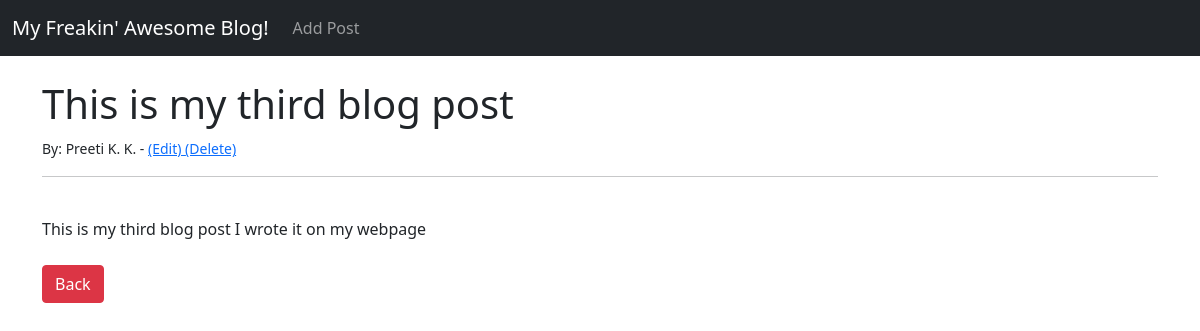
Screenshot of /article/4 with the database file from the repository.
### blog_web/models.py (models this page shows, shortened)
class Post(models.Model):
    title = models.CharField(max_length=255)
    title_tag = models.CharField(max_length=255)
    author = models.ForeignKey(User, on_delete=models.CASCADE)
    body = models.TextField()

### blog_web/views.py (the view)
# urls.py: path('article/<int:pk>', ArticleDetailView.as_view(), name='article-detail'),
class ArticleDetailView(DetailView):
    model = Post
    template_name = 'article_details.html'

### blog_web/templates/article_details.html (shortened to what this page needs)
{% extends 'base.html' %}
{% block content %}
<h1>{{ post.title }}</h1>
<small>By: {{ post.author.first_name }} {{ post.author.last_name }} -
    <a href="{% url 'update_post' post.pk %}">(Edit)
    </a>
    <a href="{% url 'delete_post' post.pk %}">(Delete)
    </a>
</small><br/>
<hr>
<br/>
{{ post.body }}
<br><br/>
<a href="{% url 'home' %}" class="btn btn-danger">Back</a>
{% endblock %}

### rows the page displays
Post: title "This is my third blog post", author.first_name "Preeti", author.last_name "K. K.", body "This is my third blog post I wrote it on my webpage"
